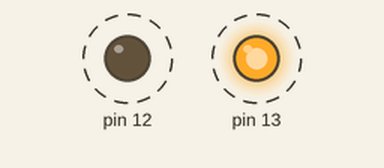
A sketch run on a simulated Arduino Uno, built with avr-gcc and run on an emulated ATmega328P. On the bench: output pins drawn as LEDs (lit = HIGH). Dashed ring = blinking.

Above: at 0.5 s.
Timing chart, 0 to 4.6 s (numbered marks = the images above):
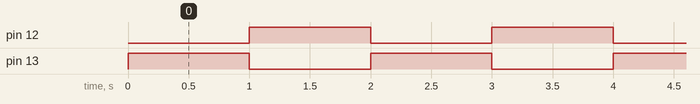

Measured:
- by itself, pin 12, pin 13: alternates HIGH for 1.0 s and LOW for 1.0 s

The sketch:

Alternating_LED.ino
```cpp
#include "Arduino.h"

#define PIN4 (1 << 4)
#define PIN5 (1 << 5)

void setup()
{
 // setting DDRB as output
 DDRB |= ((PIN4) | (PIN5)); // Set PB5 & PB4 as output
}

void loop()
{
 // toggle both LED's one at a time
 PORTB = PIN5; //Green LED: ON, Red LED: OFF
 delay(1000);
 PORTB = PIN4; //Green LED: OFF, Red LED: ON
 delay(1000);
}
```
